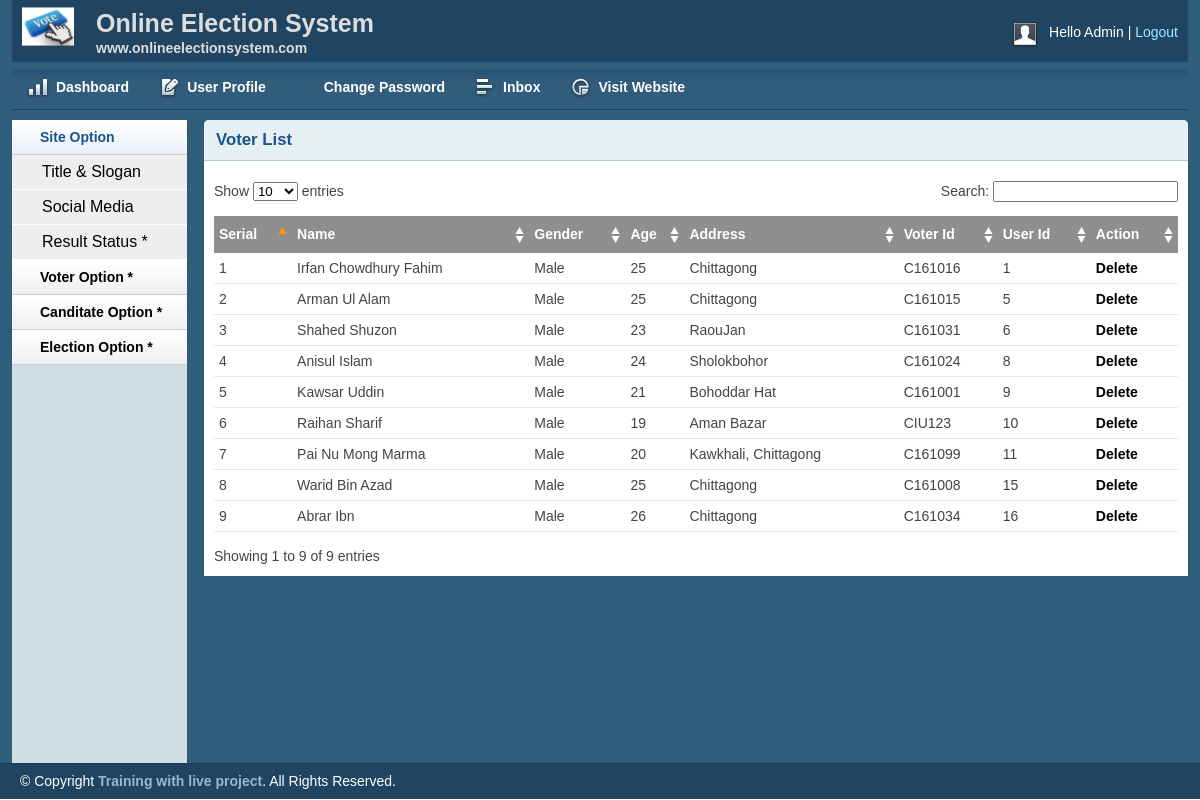
Page /admin/voterlist.php (signed in) on the committed database.
### tables this page shows
CREATE TABLE `tbl_user` (
  `userId` int(11) NOT NULL,
  `image` varchar(255) NOT NULL,
  `name` varchar(255) NOT NULL,
  `gender` varchar(50) NOT NULL,
  `age` int(11) NOT NULL,
  `address` text NOT NULL,
  `voterId` varchar(255) NOT NULL,
  `email` varchar(255) NOT NULL,
  `password` varchar(255) NOT NULL,
  `status` varchar(255) NOT NULL
);

### lib/Database.php (called while the page is built, shortened)
<?php
class Database{
    public $host   = DB_HOST;
    public $user   = DB_USER;
    public $pass   = DB_PASS;
    public $dbname = DB_NAME;
    public $link;
    private function connectDB(){
    $this->link = new mysqli($this->host, $this->user, $this->pass,
      $this->dbname);
    }
    public function select($query){
      $result = $this->link->query($query) or
      die($this->link->error.__LINE__);
      if($result->num_rows > 0){
        return $result;
      } else {
        return false;
      }
    }
}

### admin/voterlist.php (the view, shortened to what this page needs)
<?php include 'inc/header.php'; ?>
<?php include 'inc/sidebar.php'; ?>
<?php
	$db= new Database();
?>
        <div class="grid_10">
            <div class="box round first grid">
				<h2>Voter List</h2>
                <div class="block">
                    <table class="data display datatable" id="example">
					<thead>
						<tr>
							<th>Serial</th>
							<th>Name</th>
							<th>Gender</th>
							<th>Age</th>
							<th>Address</th>
							<th>Voter Id</th>
							<th>User Id</th>
							<th>Action</th>
						</tr>
					</thead>
					<tbody>
<?php
	$query="SELECT *FROM tbl_user ORDER BY userId";
	$post= $db->select($query);
	if ($post) {
		$i=0;
		while ($result=$post->fetch_assoc()) {
			$i++;
?>
				<tr class="odd gradeX">
					<td><?php echo $i; ?></td>
					<td><?php echo $result['name']; ?></td>
					<td><?php echo $result['gender']; ?></td>
					<td><?php echo $result['age']; ?></td>
					<td><?php echo $result['address']; ?></td>
					<td><?php echo $result['voterId']; ?></td>
					<td><?php echo $result['userId']; ?></td>
					<td>
						<a onclick="return confirm('Are you sure to Delete !');" href="?deluserId=<?php echo $result['userId']; ?>">Delete</a>
					</td>
				</tr>
<?php } } ?>
					</tbody>
				</table>
               </div>
            </div>
        </div>
    </div>
<?php include 'inc/footer.php'; ?>

### admin/inc/header.php (shortened to what this page needs)
<?php include '../lib/Database.php' ; ?>
<!DOCTYPE html>
<html>
<head>
    <link rel="stylesheet" type="text/css" href="css/reset.css" media="screen" />
    <link rel="stylesheet" type="text/css" href="css/text.css" media="screen" />
    <link rel="stylesheet" type="text/css" href="css/grid.css" media="screen" />
    <link rel="stylesheet" type="text/css" href="css/layout.css" media="screen" />
    <link rel="stylesheet" type="text/css" href="css/nav.css" media="screen" />
    <link href="css/table/demo_page.css" rel="stylesheet" type="text/css" />
</head>
<body>
    <div class="container_12">
        <div class="grid_12 header-repeat">
            <div id="branding">
                <div class="floatleft logo">
                    <img src="img/oes.jpg" alt="Logo" />
				</div>
				<div class="floatleft middle">
					<h1>Online Election System</h1>
					<p>www.onlineelectionsystem.com</p>
				</div>
                <div class="floatright">
                    <div class="floatleft">
                        <img src="img/img-profile.jpg" alt="Profile Pic" /></div>
                    <div class="floatleft marginleft10">
                        <ul class="inline-ul floatleft">
                            <li>Hello Admin</li>
                            <li><a href="?action=logout">Logout</a></li>
                        </ul>
                    </div>
                </div>
            </div>
        </div>
        <div class="grid_12">
            <ul class="nav main">
                <li class="ic-dashboard"><a href="index.php"><span>Dashboard</span></a> </li>
                <li class="ic-form-style"><a href=""><span>User Profile</span></a></li>
				<li class="ic-typography"><a href="changepassword.php"><span>Change Password</span></a></li>
				<li class="ic-grid-tables"><a href="inbox.php"><span>Inbox</span></a></li>
                <li class="ic-charts"><a href="postlist.php"><span>Visit Website</span></a></li>
            </ul>
        </div>

### admin/inc/sidebar.php (shortened to what this page needs)
<div class="grid_2">
            <div class="box sidemenu">
                <div class="block" id="section-menu">
                    <ul class="section menu">
                       <li><a class="menuitem">Site Option</a>
                            <ul class="submenu">
                                <li><a href="titleslogan.php">Title & Slogan</a></li>
                                <li><a href="social.php">Social Media</a></li>
                                <li><a href="result_status.php">Result Status *</a></li>
                            </ul>
                        </li>
                        <li><a class="menuitem">Voter Option *</a>
                        </li>
                        <li><a class="menuitem">Canditate Option *</a>
                        </li>
                        <li><a class="menuitem">Election Option *</a>
                        </li>
                    </ul>
                </div>
            </div>
        </div>

### admin/inc/footer.php (shortened to what this page needs)
    <div id="site_info">
        <p>
         &copy; Copyright <a href="http://trainingwithliveproject.com">Training with live project</a>. All Rights Reserved.
        </p>
    </div>
</body>
</html>

### admin/css/layout.css (style rules this page uses)
body { background: #fff none repeat scroll 0 0; color: #444; font-size: 14px; padding: 0; }
.floatleft { float:left; }
.logo img { margin-top: -15px; width: 52px; }
.middle { margin-left: 22px; margin-top: -14px; }
.middle h1 { color:#ddd;margin:0 }
.middle p { color: #ddd; margin: 0; font-weight: bold; }
.floatright { float:right; }
.inline-ul li { display:inline; color:#fff; }
.marginleft10 { margin-left:10px; }
a { color: #000; font-weight:bold; text-decoration: none; }
.container_12, .container_16 { background:#2E5E79; }
h1, h2, h3, h4, h5, h6 { line-height:1.2em; margin-bottom:.3em; }
h2 { margin-top:1em; }
#branding { font-weight: normal; margin-bottom: 0; padding: 22px 10px 3px; text-align: left; }
.header-repeat { background:url(../img/header-repeat.jpg) repeat-x; }
#branding a { color:#A1EAFF; font-weight:normal; }
#branding a:before { content:" | "; color:#fff; }
#branding ul, #branding ul li { margin:0px; padding:0px; }
#branding li { padding:0px 0px 0px 0px !important; }
.box { background:#fff; margin-bottom:20px; padding:10px 10px 10px 10px; margin-left:-8px; }
.box.grid { padding-bottom:40px; }
.box.round { -moz-border-radius: 5px 5px 0px 0px; -webkit-border-radius: 5px 5px 0px 0px; border-radius: 5px 5px 0px 0px; }
.box h2 { font-size:1.2em; font-weight:bold; color:#1B548D; background:#E6F0F3; margin:-10px -10px 0 -10px; padding:10px 12px; border-bottom:1px solid #B3CBD6; -moz-border-radius: 5px 5px 0px 0px; -webkit-border-radius: 5px 5px 0px 0px; border-radius: 5px 5px 0px 0px; }
.box.first { min-height: 406px; }
.block { padding-top:20px; }
.box.sidemenu { background-color:#D1DEE4; border-right:1px solid #3A5665; padding:0px; margin:0px; cursor:pointer; }
.box.sidemenu .block { padding-top:0px; margin-top:0px; }
p { margin-bottom:1em; }
ul, ol { padding-top:0; }
ul.menu { list-style:none; border-top:1px solid #bbb; }
ul.menu li { margin:0; }
ul.menu li a { display:block; padding:4px 10px; border-bottom:1px solid #ccc; }
ul.menu ul { list-style:none; margin:0; }
ul.menu ul li a { padding-left:30px; }
ul.section { border-top:0; margin-bottom:0; }
ul.section li a { background:url(../img/sidemenu-repeat.jpg) repeat-x; line-height:26px; padding-left:28px; }
ul.section li li a { background:#ddd; border-bottom:1px solid #eee; }
ul.section ul li { text-transform:none; }
ul.section ul.current li a { background: #eee none repeat scroll 0 0; border-bottom: 1px solid #fff; font-size: 16px; font-weight: normal; }
ul.section li a.current { color:#1B548D; background:url(../img/sidemenu-repeat-hover.jpg) repeat-x; }
#site_info { color:#fff; background:#204562; border-top:1px solid #1d3b53; padding-left:20px; }
#site_info p { line-height:35px; margin-bottom:0px; }
#site_info a { color:#9ab6cc; }
.block { padding-bottom:1px; }
table.display { margin: 0 auto; clear: both; width: 100%; }
.sorting_asc { background: #8f8f8f url(../img/table/sort_asc.png) no-repeat center right; padding:8px 5px; text-align:left; color:#fff; }
.sorting { background:#8f8f8f url(../img/table/sort_both.png) no-repeat center right; padding:8px 5px; text-align:left; color:#fff; }
tr.odd { height: 30px; line-height: 30px; border-bottom:1px solid #e6e6e6; }
tr.even { height: 30px; line-height: 30px; border-bottom:1px solid #e6e6e6; }
tr.odd td, tr.even td { padding-left:5px; }

### rows in the picture
tbl_user: name "Irfan Chowdhury Fahim", gender "Male", age "25", address "Chittagong", voterId "C161016", userId "1"
tbl_user: name "Arman Ul Alam", gender "Male", age "25", address "Chittagong", voterId "C161015", userId "5"
tbl_user: name "Shahed Shuzon", gender "Male", age "23", address "RaouJan", voterId "C161031", userId "6"
tbl_user: name "Anisul Islam", gender "Male", age "24", address "Sholokbohor", voterId "C161024", userId "8"
tbl_user: name "Kawsar Uddin", gender "Male", age "21", address "Bohoddar Hat", voterId "C161001", userId "9"
tbl_user: name "Raihan Sharif", gender "Male", age "19", address "Aman Bazar", voterId "CIU123", userId "10"
tbl_user: name "Pai Nu Mong Marma", gender "Male", age "20", address "Kawkhali, Chittagong", voterId "C161099", userId "11"
tbl_user: name "Warid Bin Azad", gender "Male", age "25", address "Chittagong", voterId "C161008", userId "15"
tbl_user: name "Abrar Ibn", gender "Male", age "26", address "Chittagong", voterId "C161034", userId "16"
